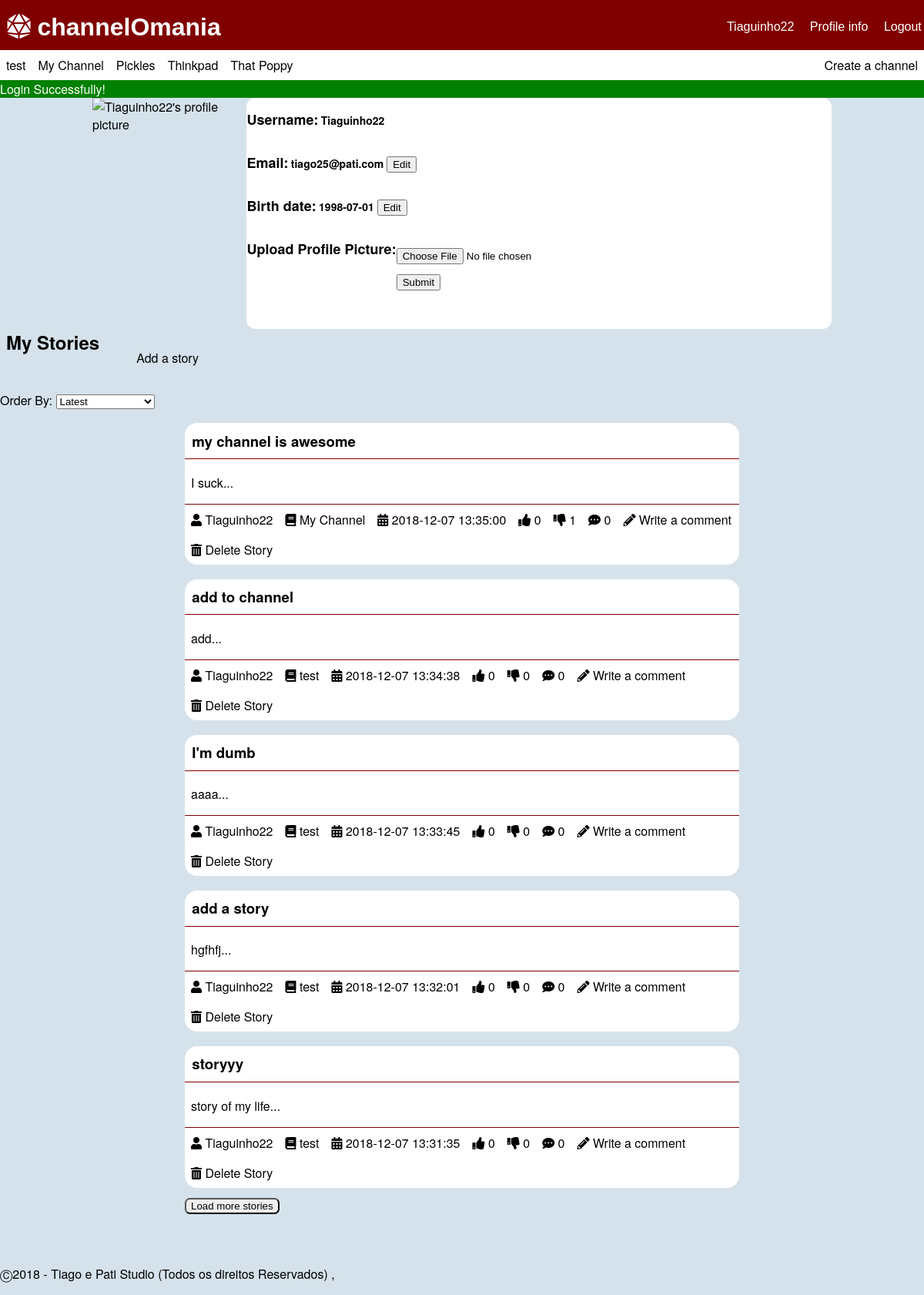
/pages/profile.php (signed in), run on the app's committed database.
### tables this page shows
CREATE TABLE "channel" (
	"ID"	INTEGER NOT NULL,
	"name"	TEXT NOT NULL,
	"coverImage"	TEXT,
	"author"	INTEGER NOT NULL,
	FOREIGN KEY("author") REFERENCES "user"("ID") ON DELETE Cascade ON UPDATE No Action,
	PRIMARY KEY("ID")
);

CREATE TABLE "story" (
	"storyID"	INTEGER NOT NULL,
	"title"	TEXT NOT NULL,
	"content"	TEXT NOT NULL,
	"upvotes"	INTEGER NOT NULL DEFAULT 0,
	"downvotes"	INTEGER NOT NULL DEFAULT 0,
	"author"	INTEGER NOT NULL,
	"date"	TEXT NOT NULL,
	"channel"	INTEGER NOT NULL,
	"image"	TEXT,
	PRIMARY KEY("storyID"),
	FOREIGN KEY("channel") REFERENCES "channel"("ID") ON DELETE Cascade ON UPDATE No Action,
	FOREIGN KEY("author") REFERENCES "user"("ID") ON DELETE Cascade ON UPDATE No Action
);

CREATE TABLE 'user'
(
	'ID' INTEGER NOT NULL PRIMARY KEY AUTOINCREMENT,
	'username' TEXT NOT NULL,
	'email' TEXT NOT NULL,
	'password' TEXT NOT NULL,
	'birth' TEXT ,
	'profilePic' TEXT,
	CONSTRAINT 'username' UNIQUE ('username')
);

### database/db_list.php (called while the page is built, shortened)
<?php
function listProfile($username) {
  $db = Database::instance()->db();
  $stmt = $db->prepare('SELECT * FROM user WHERE username = ?');
  $stmt->execute(array($username));
  return $stmt->fetch();
}
function getStoriesByUser($username,$sort='',$offset=0,$limit=5) {
  switch($sort){
    default:
      $order = 'storyID DESC';
      break;
  }
  $db = Database::instance()->db();
  $stmt = $db->prepare('SELECT *,(SELECT COUNT(*) FROM comment WHERE comment.story == storyID) AS n_comments,channel.name AS channelName FROM story INNER JOIN user ON user.ID == story.author INNER JOIN channel ON channel.ID == story.channel  WHERE user.username == ? ORDER BY '.$order.' LIMIT ? OFFSET ?');
  $stmt->execute(array($username,$limit,$offset));
  return $stmt->fetchAll();
}
function listChannel() {
  $db = Database::instance()->db();
  $stmt = $db->prepare('SELECT *,(SELECT COUNT(*) FROM story WHERE story.channel == channel.ID) AS n_stories FROM channel ORDER BY n_stories DESC');
  $stmt->execute();
  return $stmt->fetchAll();
}
?>

### templates/tpl_mainpage.php (the view, shortened to what this page needs)
<?php include_once('../templates/tpl_story.php'); ?>
<?php function draw_story_list_item($story) { ?>
  <section id="story_preview">
    <h3><a href = "../pages/story.php?storyId=<?php echo($story['storyID']); ?>" ><?php echo($story['title']); ?></a></h3>
    <p><?php echo(substr($story['content'],0,20)); ?>...</p>
    <?php draw_story_info($story); ?>
  </section>
<?php } ?>
<?php function draw_story_info($story) { ?>
  <ul>
    <li><a href="../pages/profile.php?userId=<?php echo($story['storyAuthor']); ?>"><i class="fas fa-user"></i> <?php echo($story['username']); ?></a></li>
    <li><a href="../pages/channel.php?channelId=<?php echo($story['channel']); ?>"><i class="fas fa-book"></i> <?php echo($story['channelName']); ?></a></li>
    <li><i class="fas fa-calendar-alt"></i> <?php echo($story['date']); ?></li>
    <li class="nUpVote" data-id="<?php echo($story['storyID']); ?>"><i class="fas fa-thumbs-up"></i> <?php echo($story['upvotes']); ?></li>
    <li class="nDownVote" data-id="<?php echo($story['storyID']); ?>"><i class="fas fa-thumbs-down"></i> <?php echo($story['downvotes']); ?></li>
    <li><i class="fas fa-comment-dots"></i> <?php echo($story['n_comments']); ?></li>
    <li><a href="../pages/new_comment.php?storyId=<?php echo($story['storyID']); ?>"><i class="fas fa-pencil-alt"></i> Write a comment</a></li>
    <?php if($story['username'] == $_SESSION['username']) { ?>
      <li><a href="../actions/action_delete_story.php?storyId=<?php echo($story['storyID']); ?>&csrf=<?php echo($_SESSION['csrf']); ?>"><i class="fas fa-trash-alt"></i> Delete Story</a></li>
    <?php } ?>
  </ul>
<?php } ?>

### templates/tpl_common.php (shortened to what this page needs)
<?php function draw_header($tabText = ""){
?>
<!DOCTYPE html>
<html lang="en-US">
  <head>
    <link href="../css/style.css" rel="stylesheet">
    <link href="../css/input.css" rel="stylesheet">
    <link href="../css/links.css" rel="stylesheet">
    <link rel="stylesheet" href="https://use.fontawesome.com/releases/v5.5.0/css/all.css">
  </head>
  <body>
    <header id="header">
      <?php if(isset($_SESSION['username'])){ ?>
        <div id='options'>
          <a href="../pages/profile.php"><?php echo($_SESSION['username']) ?></a>
          <a href="../pages/profile.php">Profile info</a>
          <a href="../actions/action_logout.php">Logout</a>
        </div>
      <?php } ?>
      <h1><a href="mainpage.php"><i class="fas fa-dice-d20"></i> channelOmania</a></h1>
    </header>
    <?php if(isset($_SESSION['username'])){ ?>
    <div id="list_channels">
      <p><a href = "../pages/new_channel.php" >Create a channel</a></p>
      <?php $channels = listChannel(); ?>
      <ul>
      <?php foreach($channels as $channel_list) { ?>
        <li><a href = "../pages/channel.php?channelId=<?php echo($channel_list['ID']); ?>" ><?php echo($channel_list['name']); ?></a></li>
      <?php } ?>
      </ul>
    </div>
    <?php } ?>
    <?php if (isset($_SESSION['messages'])) {?>
      <section id="messages">
        <?php foreach($_SESSION['messages'] as $message) { ?>
          <div class="<?=$message['type']?>"><?=$message['content']?></div>
        <?php } ?>
      </section>
    <?php unset($_SESSION['messages']); } ?>
<?php } ?>
<?php function draw_footer(){
  ?>
  <footer class="footer">
    <p>	&#9400;2018 - Tiago e Pati Studio (Todos os direitos Reservados) ,</p>
  </footer>
</body>
</html>
<?php }
 ?>

### templates/tpl_story.php (shortened to what this page needs)
<?php include_once('../templates/tpl_mainpage.php'); ?>
<?php include_once('../database/db_list.php'); ?>
<?php function draw_story_list($storyInfo) { ?>
  <p id="order">Order By:
  <select id='orderSelector'>
    <option value="mRecent">Latest</option>
  </select></p>
  <section id="storyList">
  <?php foreach($storyInfo as $story) { ?>
    <?php draw_story_list_item($story); ?>
  <?php } ?>
  </section>
  <button id="btnLoadStories">Load more stories</button>
<?php } ?>

### css/style.css (style rules this page uses)
body { font-family: IBMPlexSans, Helvetica Neue, Segoe UI, Helvetica, Verdana, Arial, sans-serif; background-color: #D5E2EB; margin: 0; }
ul { display: flex; flex-wrap: wrap; flex-direction: row; padding: 0; margin: 0; }
li { text-align: center; list-style-type: none; padding: 0.5em; }
#list_channels { background-color: white; position: relative; }
#list_channels p { float: right; margin: 0; }
#list_channels li, #list_channels p { padding: 0; }
#header { background-color: #800000; padding: 0.2em; position: relative; }
#header h1 { margin: 0.2em; }
#options { float: right; height: 0; }
article, #story_preview { background-color: white; width: 60%; margin: auto; border-radius: 1em; }
article header, #story_preview h3 { margin-top: 1em; padding: 0.5em; border-bottom: 1px solid #800000; }
article p, #story_preview p { padding-left: 0.5em; }
article footer, #story_preview ul { padding: 0; border-top: 1px solid #800000; }
#messages .success { background-color: green; color: white; }
body,html { min-height: 100vh; }
#header div { margin-top: 1.2em; }
#btnLoadComments, #btnLoadStories { margin-top: 1em; margin-left: 20%; border-radius: 0.5em; }
footer { clear: left; bottom: auto; padding-top: 50px; }

### css/links.css (style rules this page uses)
#header a { color: white; font-family: Helvetica; }
#header div a { list-style-type: none; padding-left: 1em; }
a:link, a:visited { color: black; text-decoration: none; }
#list_channels li a, #list_channels p a { padding: 0.5em; display: block; }
article header a, #story_preview h3 a { font-weight: bold; }

### data on the page
channel: name "test"
channel: name "My Channel"
channel: name "Pickles"
channel: name "Thinkpad"
channel: name "That Poppy"
story: title "my channel is awesome", content "I suck", author.username "Tiaguinho22", channel.name "My Channel", date "2018-12-07 13:35:00", upvotes "0", downvotes "1", n_comments "0"
story: title "add to channel", content "add", author.username "Tiaguinho22", channel.name "test", date "2018-12-07 13:34:38", upvotes "0", downvotes "0", n_comments "0"
story: title "I'm dumb", content "aaaa", author.username "Tiaguinho22", channel.name "test", date "2018-12-07 13:33:45", upvotes "0", downvotes "0", n_comments "0"
story: title "add a story", content "hgfhfj", author.username "Tiaguinho22", channel.name "test", date "2018-12-07 13:32:01", upvotes "0", downvotes "0", n_comments "0"
story: title "storyyy", content "story of my life", author.username "Tiaguinho22", channel.name "test", date "2018-12-07 13:31:35", upvotes "0", downvotes "0", n_comments "0"

### other printed values
$_SESSION['username'] "Tiaguinho22"
$message['content'] "Login Successfully!"
$userInfo['username'] "Tiaguinho22"
$userInfo['email'] "tiago25@pati.com"
$userInfo['birth'] "1998-07-01"
